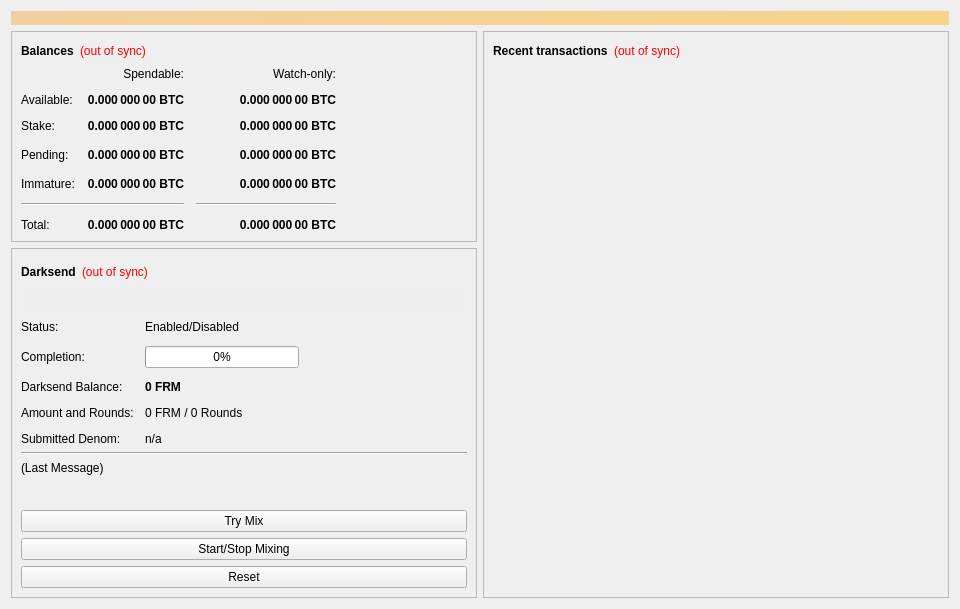
<?xml version="1.0" encoding="UTF-8"?>
<ui version="4.0">
 <class>OverviewPage</class>
 <widget class="QWidget" name="OverviewPage">
  <property name="geometry">
   <rect>
    <x>0</x>
    <y>0</y>
    <width>960</width>
    <height>594</height>
   </rect>
  </property>
  <property name="minimumSize">
   <size>
    <width>960</width>
    <height>0</height>
   </size>
  </property>
  <property name="windowTitle">
   <string>Form</string>
  </property>
  <layout class="QVBoxLayout" name="topLayout">
   <item>
    <widget class="QLabel" name="labelAlerts">
     <property name="visible">
      <bool>false</bool>
     </property>
     <property name="styleSheet">
      <string notr="true">background-color: qlineargradient(x1: 0, y1: 0, x2: 1, y2: 0, stop:0 #F0D0A0, stop:1 #F8D488); color:#000000;</string>
     </property>
     <property name="wordWrap">
      <bool>true</bool>
     </property>
     <property name="margin">
      <number>3</number>
     </property>
    </widget>
   </item>
   <item>
    <layout class="QHBoxLayout" name="horizontalLayout" stretch="1,1">
     <item>
      <layout class="QVBoxLayout" name="verticalLayout_2">
       <item>
        <widget class="QFrame" name="frame">
         <property name="frameShape">
          <enum>QFrame::StyledPanel</enum>
         </property>
         <property name="frameShadow">
          <enum>QFrame::Raised</enum>
         </property>
         <layout class="QVBoxLayout" name="verticalLayout_4">
          <item>
           <layout class="QHBoxLayout" name="horizontalLayout_4">
            <item>
             <widget class="QLabel" name="label_5">
              <property name="font">
               <font>
                <weight>75</weight>
                <bold>true</bold>
               </font>
              </property>
              <property name="text">
               <string>Balances</string>
              </property>
             </widget>
            </item>
            <item>
             <widget class="QLabel" name="labelWalletStatus">
              <property name="cursor">
               <cursorShape>WhatsThisCursor</cursorShape>
              </property>
              <property name="toolTip">
               <string>The displayed information may be out of date. Your wallet automatically synchronizes with the FerrumCoin network after a connection is established, but this process has not completed yet.</string>
              </property>
              <property name="styleSheet">
               <string notr="true">QLabel { color: red; }</string>
              </property>
              <property name="text">
               <string notr="true">(out of sync)</string>
              </property>
              <property name="alignment">
               <set>Qt::AlignLeading|Qt::AlignLeft|Qt::AlignVCenter</set>
              </property>
             </widget>
            </item>
            <item>
             <spacer name="horizontalSpacer_3">
              <property name="orientation">
               <enum>Qt::Horizontal</enum>
              </property>
              <property name="sizeHint" stdset="0">
               <size>
                <width>40</width>
                <height>20</height>
               </size>
              </property>
             </spacer>
            </item>
           </layout>
          </item>
          <item>
           <layout class="QGridLayout" name="gridLayout">
            <property name="spacing">
             <number>12</number>
            </property>
            <item row="3" column="2">
             <widget class="QLabel" name="labelWatchPending">
              <property name="font">
               <font>
                <weight>75</weight>
                <bold>true</bold>
               </font>
              </property>
              <property name="cursor">
               <cursorShape>IBeamCursor</cursorShape>
              </property>
              <property name="toolTip">
               <string>Unconfirmed transactions to watch-only addresses</string>
              </property>
              <property name="text">
               <string notr="true">0.000 000 00 BTC</string>
              </property>
              <property name="alignment">
               <set>Qt::AlignRight|Qt::AlignTrailing|Qt::AlignVCenter</set>
              </property>
              <property name="textInteractionFlags">
               <set>Qt::LinksAccessibleByMouse|Qt::TextSelectableByKeyboard|Qt::TextSelectableByMouse</set>
              </property>
             </widget>
            </item>
            <item row="3" column="1">
             <widget class="QLabel" name="labelUnconfirmed">
              <property name="font">
               <font>
                <weight>75</weight>
                <bold>true</bold>
               </font>
              </property>
              <property name="cursor">
               <cursorShape>IBeamCursor</cursorShape>
              </property>
              <property name="toolTip">
               <string>Total of transactions that have yet to be confirmed, and do not yet count toward the spendable balance</string>
              </property>
              <property name="text">
               <string notr="true">0.000 000 00 BTC</string>
              </property>
              <property name="alignment">
               <set>Qt::AlignRight|Qt::AlignTrailing|Qt::AlignVCenter</set>
              </property>
              <property name="textInteractionFlags">
               <set>Qt::LinksAccessibleByMouse|Qt::TextSelectableByKeyboard|Qt::TextSelectableByMouse</set>
              </property>
             </widget>
            </item>
            <item row="4" column="2">
             <widget class="QLabel" name="labelWatchImmature">
              <property name="font">
               <font>
                <weight>75</weight>
                <bold>true</bold>
               </font>
              </property>
              <property name="cursor">
               <cursorShape>IBeamCursor</cursorShape>
              </property>
              <property name="toolTip">
               <string>Mined balance in watch-only addresses that has not yet matured</string>
              </property>
              <property name="text">
               <string notr="true">0.000 000 00 BTC</string>
              </property>
              <property name="alignment">
               <set>Qt::AlignRight|Qt::AlignTrailing|Qt::AlignVCenter</set>
              </property>
              <property name="textInteractionFlags">
               <set>Qt::LinksAccessibleByMouse|Qt::TextSelectableByKeyboard|Qt::TextSelectableByMouse</set>
              </property>
             </widget>
            </item>
            <item row="5" column="0" colspan="2">
             <widget class="Line" name="lineSpendableBalance">
              <property name="orientation">
               <enum>Qt::Horizontal</enum>
              </property>
             </widget>
            </item>
            <item row="5" column="2">
             <widget class="Line" name="lineWatchBalance">
              <property name="sizePolicy">
               <sizepolicy hsizetype="Preferred" vsizetype="Fixed">
                <horstretch>0</horstretch>
                <verstretch>0</verstretch>
               </sizepolicy>
              </property>
              <property name="minimumSize">
               <size>
                <width>140</width>
                <height>0</height>
               </size>
              </property>
              <property name="orientation">
               <enum>Qt::Horizontal</enum>
              </property>
             </widget>
            </item>
            <item row="6" column="0">
             <widget class="QLabel" name="labelTotalText">
              <property name="text">
               <string>Total:</string>
              </property>
             </widget>
            </item>
            <item row="4" column="1">
             <widget class="QLabel" name="labelImmature">
              <property name="font">
               <font>
                <weight>75</weight>
                <bold>true</bold>
               </font>
              </property>
              <property name="cursor">
               <cursorShape>IBeamCursor</cursorShape>
              </property>
              <property name="toolTip">
               <string>Mined balance that has not yet matured</string>
              </property>
              <property name="text">
               <string notr="true">0.000 000 00 BTC</string>
              </property>
              <property name="alignment">
               <set>Qt::AlignRight|Qt::AlignTrailing|Qt::AlignVCenter</set>
              </property>
              <property name="textInteractionFlags">
               <set>Qt::LinksAccessibleByMouse|Qt::TextSelectableByKeyboard|Qt::TextSelectableByMouse</set>
              </property>
             </widget>
            </item>
            <item row="3" column="3">
             <spacer name="horizontalSpacer_2">
              <property name="orientation">
               <enum>Qt::Horizontal</enum>
              </property>
              <property name="sizeHint" stdset="0">
               <size>
                <width>40</width>
                <height>20</height>
               </size>
              </property>
             </spacer>
            </item>
            <item row="4" column="0">
             <widget class="QLabel" name="labelImmatureText">
              <property name="text">
               <string>Immature:</string>
              </property>
             </widget>
            </item>
            <item row="6" column="1">
             <widget class="QLabel" name="labelTotal">
              <property name="font">
               <font>
                <weight>75</weight>
                <bold>true</bold>
               </font>
              </property>
              <property name="cursor">
               <cursorShape>IBeamCursor</cursorShape>
              </property>
              <property name="toolTip">
               <string>Your current total balance</string>
              </property>
              <property name="text">
               <string notr="true">0.000 000 00 BTC</string>
              </property>
              <property name="alignment">
               <set>Qt::AlignRight|Qt::AlignTrailing|Qt::AlignVCenter</set>
              </property>
              <property name="textInteractionFlags">
               <set>Qt::LinksAccessibleByMouse|Qt::TextSelectableByKeyboard|Qt::TextSelectableByMouse</set>
              </property>
             </widget>
            </item>
            <item row="6" column="2">
             <widget class="QLabel" name="labelWatchTotal">
              <property name="font">
               <font>
                <weight>75</weight>
                <bold>true</bold>
               </font>
              </property>
              <property name="cursor">
               <cursorShape>IBeamCursor</cursorShape>
              </property>
              <property name="toolTip">
               <string>Current total balance in watch-only addresses</string>
              </property>
              <property name="text">
               <string notr="true">0.000 000 00 BTC</string>
              </property>
              <property name="alignment">
               <set>Qt::AlignRight|Qt::AlignTrailing|Qt::AlignVCenter</set>
              </property>
              <property name="textInteractionFlags">
               <set>Qt::LinksAccessibleByMouse|Qt::TextSelectableByKeyboard|Qt::TextSelectableByMouse</set>
              </property>
             </widget>
            </item>
            <item row="0" column="2">
             <widget class="QLabel" name="labelWatchonly">
              <property name="text">
               <string>Watch-only:</string>
              </property>
              <property name="alignment">
               <set>Qt::AlignRight|Qt::AlignTrailing|Qt::AlignVCenter</set>
              </property>
             </widget>
            </item>
            <item row="1" column="0">
             <widget class="QLabel" name="labelBalanceText">
              <property name="text">
               <string>Available:</string>
              </property>
             </widget>
            </item>
            <item row="1" column="1">
             <widget class="QLabel" name="labelBalance">
              <property name="font">
               <font>
                <weight>75</weight>
                <bold>true</bold>
               </font>
              </property>
              <property name="cursor">
               <cursorShape>IBeamCursor</cursorShape>
              </property>
              <property name="toolTip">
               <string>Your current spendable balance</string>
              </property>
              <property name="text">
               <string notr="true">0.000 000 00 BTC</string>
              </property>
              <property name="alignment">
               <set>Qt::AlignRight|Qt::AlignTrailing|Qt::AlignVCenter</set>
              </property>
              <property name="textInteractionFlags">
               <set>Qt::LinksAccessibleByMouse|Qt::TextSelectableByKeyboard|Qt::TextSelectableByMouse</set>
              </property>
             </widget>
            </item>
            <item row="2" column="0">
             <widget class="QLabel" name="label_10">
              <property name="text">
               <string>Stake:</string>
              </property>
             </widget>
            </item>
            <item row="2" column="1">
             <widget class="QLabel" name="labelStake">
              <property name="font">
               <font>
                <weight>75</weight>
                <bold>true</bold>
               </font>
              </property>
              <property name="cursor">
               <cursorShape>IBeamCursor</cursorShape>
              </property>
              <property name="toolTip">
               <string>Total of coins that was staked, and do not yet count toward the current balance</string>
              </property>
              <property name="text">
               <string notr="true">0.000 000 00 BTC</string>
              </property>
              <property name="alignment">
               <set>Qt::AlignRight|Qt::AlignTrailing|Qt::AlignVCenter</set>
              </property>
              <property name="textInteractionFlags">
               <set>Qt::LinksAccessibleByMouse|Qt::TextSelectableByKeyboard|Qt::TextSelectableByMouse</set>
              </property>
             </widget>
            </item>
            <item row="2" column="2">
             <widget class="QLabel" name="labelWatchStake">
              <property name="font">
               <font>
                <weight>75</weight>
                <bold>true</bold>
               </font>
              </property>
              <property name="cursor">
               <cursorShape>IBeamCursor</cursorShape>
              </property>
              <property name="toolTip">
               <string>Total of coins that was staked in watch-only addresses, and do not yet count toward the current watch-only balance</string>
              </property>
              <property name="text">
               <string notr="true">0.000 000 00 BTC</string>
              </property>
              <property name="alignment">
               <set>Qt::AlignRight|Qt::AlignTrailing|Qt::AlignVCenter</set>
              </property>
              <property name="textInteractionFlags">
               <set>Qt::LinksAccessibleByMouse|Qt::TextSelectableByKeyboard|Qt::TextSelectableByMouse</set>
              </property>
             </widget>
            </item>
            <item row="1" column="2">
             <widget class="QLabel" name="labelWatchAvailable">
              <property name="font">
               <font>
                <weight>75</weight>
                <bold>true</bold>
               </font>
              </property>
              <property name="cursor">
               <cursorShape>IBeamCursor</cursorShape>
              </property>
              <property name="toolTip">
               <string>Your current balance in watch-only addresses</string>
              </property>
              <property name="text">
               <string notr="true">0.000 000 00 BTC</string>
              </property>
              <property name="alignment">
               <set>Qt::AlignRight|Qt::AlignTrailing|Qt::AlignVCenter</set>
              </property>
              <property name="textInteractionFlags">
               <set>Qt::LinksAccessibleByMouse|Qt::TextSelectableByKeyboard|Qt::TextSelectableByMouse</set>
              </property>
             </widget>
            </item>
            <item row="3" column="0">
             <widget class="QLabel" name="labelPendingText">
              <property name="text">
               <string>Pending:</string>
              </property>
             </widget>
            </item>
            <item row="0" column="1">
             <widget class="QLabel" name="labelSpendable">
              <property name="text">
               <string>Spendable:</string>
              </property>
              <property name="alignment">
               <set>Qt::AlignRight|Qt::AlignTrailing|Qt::AlignVCenter</set>
              </property>
             </widget>
            </item>
           </layout>
          </item>
         </layout>
        </widget>
       </item>
       <item>
        <widget class="QFrame" name="frameDarksend">
         <property name="sizePolicy">
          <sizepolicy hsizetype="Expanding" vsizetype="Expanding">
           <horstretch>0</horstretch>
           <verstretch>0</verstretch>
          </sizepolicy>
         </property>
         <property name="minimumSize">
          <size>
           <width>0</width>
           <height>350</height>
          </size>
         </property>
         <property name="layoutDirection">
          <enum>Qt::LeftToRight</enum>
         </property>
         <property name="frameShape">
          <enum>QFrame::StyledPanel</enum>
         </property>
         <property name="frameShadow">
          <enum>QFrame::Raised</enum>
         </property>
         <layout class="QVBoxLayout" name="verticalLayout_5">
          <item>
           <layout class="QHBoxLayout" name="horizontalLayout_5">
            <item>
             <widget class="QLabel" name="label_2">
              <property name="font">
               <font>
                <weight>75</weight>
                <bold>true</bold>
               </font>
              </property>
              <property name="text">
               <string>Darksend</string>
              </property>
             </widget>
            </item>
            <item>
             <widget class="QLabel" name="labelDarksendSyncStatus">
              <property name="toolTip">
               <string>The displayed information may be out of date. Your wallet automatically synchronizes with the FerrumCoin network after a connection is established, but this process has not completed yet.</string>
              </property>
              <property name="styleSheet">
               <string notr="true">QLabel { color: red; }</string>
              </property>
              <property name="text">
               <string notr="true">(out of sync)</string>
              </property>
              <property name="alignment">
               <set>Qt::AlignLeading|Qt::AlignLeft|Qt::AlignVCenter</set>
              </property>
             </widget>
            </item>
            <item>
             <spacer name="horizontalSpacer_4">
              <property name="orientation">
               <enum>Qt::Horizontal</enum>
              </property>
              <property name="sizeHint" stdset="0">
               <size>
                <width>40</width>
                <height>20</height>
               </size>
              </property>
             </spacer>
            </item>
           </layout>
          </item>
          <item>
           <widget class="QPushButton" name="runAutoDenom">
            <property name="palette">
             <palette>
              <active>
               <colorrole role="WindowText">
                <brush brushstyle="SolidPattern">
                 <color alpha="255">
                  <red>0</red>
                  <green>0</green>
                  <blue>0</blue>
                 </color>
                </brush>
               </colorrole>
               <colorrole role="Button">
                <brush brushstyle="SolidPattern">
                 <color alpha="255">
                  <red>239</red>
                  <green>238</green>
                  <blue>238</blue>
                 </color>
                </brush>
               </colorrole>
               <colorrole role="Light">
                <brush brushstyle="SolidPattern">
                 <color alpha="255">
                  <red>255</red>
                  <green>255</green>
                  <blue>255</blue>
                 </color>
                </brush>
               </colorrole>
               <colorrole role="Midlight">
                <brush brushstyle="SolidPattern">
                 <color alpha="255">
                  <red>247</red>
                  <green>246</green>
                  <blue>246</blue>
                 </color>
                </brush>
               </colorrole>
               <colorrole role="Dark">
                <brush brushstyle="SolidPattern">
                 <color alpha="255">
                  <red>119</red>
                  <green>119</green>
                  <blue>119</blue>
                 </color>
                </brush>
               </colorrole>
               <colorrole role="Mid">
                <brush brushstyle="SolidPattern">
                 <color alpha="255">
                  <red>159</red>
                  <green>159</green>
                  <blue>159</blue>
                 </color>
                </brush>
               </colorrole>
               <colorrole role="Text">
                <brush brushstyle="SolidPattern">
                 <color alpha="255">
                  <red>0</red>
                  <green>0</green>
                  <blue>0</blue>
                 </color>
                </brush>
               </colorrole>
               <colorrole role="BrightText">
                <brush brushstyle="SolidPattern">
                 <color alpha="255">
                  <red>255</red>
                  <green>255</green>
                  <blue>255</blue>
                 </color>
                </brush>
               </colorrole>
               <colorrole role="ButtonText">
                <brush brushstyle="SolidPattern">
                 <color alpha="255">
                  <red>0</red>
                  <green>0</green>
                  <blue>0</blue>
                 </color>
                </brush>
               </colorrole>
               <colorrole role="Base">
                <brush brushstyle="SolidPattern">
                 <color alpha="255">
                  <red>255</red>
                  <green>255</green>
                  <blue>255</blue>
                 </color>
                </brush>
               </colorrole>
               <colorrole role="Window">
                <brush brushstyle="SolidPattern">
                 <color alpha="255">
                  <red>239</red>
                  <green>238</green>
                  <blue>238</blue>
                 </color>
                </brush>
               </colorrole>
               <colorrole role="Shadow">
                <brush brushstyle="SolidPattern">
                 <color alpha="255">
                  <red>0</red>
                  <green>0</green>
                  <blue>0</blue>
                 </color>
                </brush>
               </colorrole>
               <colorrole role="AlternateBase">
                <brush brushstyle="SolidPattern">
                 <color alpha="255">
                  <red>247</red>
                  <green>246</green>
                  <blue>246</blue>
                 </color>
                </brush>
               </colorrole>
               <colorrole role="ToolTipBase">
                <brush brushstyle="SolidPattern">
                 <color alpha="255">
                  <red>255</red>
                  <green>255</green>
                  <blue>220</blue>
                 </color>
                </brush>
               </colorrole>
               <colorrole role="ToolTipText">
                <brush brushstyle="SolidPattern">
                 <color alpha="255">
                  <red>0</red>
                  <green>0</green>
                  <blue>0</blue>
                 </color>
                </brush>
               </colorrole>
              </active>
              <inactive>
               <colorrole role="WindowText">
                <brush brushstyle="SolidPattern">
                 <color alpha="255">
                  <red>0</red>
                  <green>0</green>
                  <blue>0</blue>
                 </color>
                </brush>
               </colorrole>
               <colorrole role="Button">
                <brush brushstyle="SolidPattern">
                 <color alpha="255">
                  <red>239</red>
                  <green>238</green>
                  <blue>238</blue>
                 </color>
                </brush>
               </colorrole>
               <colorrole role="Light">
                <brush brushstyle="SolidPattern">
                 <color alpha="255">
                  <red>255</red>
                  <green>255</green>
                  <blue>255</blue>
                 </color>
                </brush>
               </colorrole>
               <colorrole role="Midlight">
                <brush brushstyle="SolidPattern">
                 <color alpha="255">
                  <red>247</red>
                  <green>246</green>
                  <blue>246</blue>
                 </color>
                </brush>
               </colorrole>
               <colorrole role="Dark">
                <brush brushstyle="SolidPattern">
                 <color alpha="255">
                  <red>119</red>
                  <green>119</green>
                  <blue>119</blue>
                 </color>
                </brush>
               </colorrole>
               <colorrole role="Mid">
                <brush brushstyle="SolidPattern">
                 <color alpha="255">
                  <red>159</red>
                  <green>159</green>
                  <blue>159</blue>
                 </color>
                </brush>
               </colorrole>
               <colorrole role="Text">
                <brush brushstyle="SolidPattern">
                 <color alpha="255">
                  <red>0</red>
                  <green>0</green>
                  <blue>0</blue>
                 </color>
                </brush>
               </colorrole>
               <colorrole role="BrightText">
                <brush brushstyle="SolidPattern">
                 <color alpha="255">
                  <red>255</red>
                  <green>255</green>
                  <blue>255</blue>
                 </color>
                </brush>
               </colorrole>
               <colorrole role="ButtonText">
                <brush brushstyle="SolidPattern">
                 <color alpha="255">
                  <red>0</red>
                  <green>0</green>
                  <blue>0</blue>
                 </color>
                </brush>
               </colorrole>
               <colorrole role="Base">
                <brush brushstyle="SolidPattern">
                 <color alpha="255">
                  <red>255</red>
                  <green>255</green>
                  <blue>255</blue>
                 </color>
                </brush>
               </colorrole>
               <colorrole role="Window">
                <brush brushstyle="SolidPattern">
                 <color alpha="255">
                  <red>239</red>
                  <green>238</green>
                  <blue>238</blue>
                 </color>
                </brush>
               </colorrole>
               <colorrole role="Shadow">
                <brush brushstyle="SolidPattern">
                 <color alpha="255">
                  <red>0</red>
                  <green>0</green>
                  <blue>0</blue>
                 </color>
                </brush>
               </colorrole>
               <colorrole role="AlternateBase">
                <brush brushstyle="SolidPattern">
                 <color alpha="255">
                  <red>247</red>
                  <green>246</green>
                  <blue>246</blue>
                 </color>
                </brush>
               </colorrole>
               <colorrole role="ToolTipBase">
                <brush brushstyle="SolidPattern">
                 <color alpha="255">
                  <red>255</red>
                  <green>255</green>
                  <blue>220</blue>
                 </color>
                </brush>
               </colorrole>
               <colorrole role="ToolTipText">
                <brush brushstyle="SolidPattern">
                 <color alpha="255">
                  <red>0</red>
                  <green>0</green>
                  <blue>0</blue>
                 </color>
                </brush>
               </colorrole>
              </inactive>
              <disabled>
               <colorrole role="WindowText">
                <brush brushstyle="SolidPattern">
                 <color alpha="255">
                  <red>119</red>
                  <green>119</green>
                  <blue>119</blue>
                 </color>
                </brush>
               </colorrole>
               <colorrole role="Button">
                <brush brushstyle="SolidPattern">
                 <color alpha="255">
                  <red>239</red>
                  <green>238</green>
                  <blue>238</blue>
                 </color>
                </brush>
               </colorrole>
               <colorrole role="Light">
                <brush brushstyle="SolidPattern">
                 <color alpha="255">
                  <red>255</red>
                  <green>255</green>
                  <blue>255</blue>
                 </color>
                </brush>
               </colorrole>
               <colorrole role="Midlight">
                <brush brushstyle="SolidPattern">
                 <color alpha="255">
                  <red>247</red>
                  <green>246</green>
                  <blue>246</blue>
                 </color>
                </brush>
               </colorrole>
               <colorrole role="Dark">
                <brush brushstyle="SolidPattern">
                 <color alpha="255">
                  <red>119</red>
                  <green>119</green>
                  <blue>119</blue>
                 </color>
                </brush>
               </colorrole>
               <colorrole role="Mid">
                <brush brushstyle="SolidPattern">
                 <color alpha="255">
                  <red>159</red>
                  <green>159</green>
                  <blue>159</blue>
                 </color>
                </brush>
               </colorrole>
               <colorrole role="Text">
                <brush brushstyle="SolidPattern">
                 <color alpha="255">
                  <red>119</red>
                  <green>119</green>
                  <blue>119</blue>
                 </color>
                </brush>
               </colorrole>
               <colorrole role="BrightText">
                <brush brushstyle="SolidPattern">
                 <color alpha="255">
                  <red>255</red>
                  <green>255</green>
                  <blue>255</blue>
                 </color>
                </brush>
               </colorrole>
               <colorrole role="ButtonText">
                <brush brushstyle="SolidPattern">
                 <color alpha="255">
                  <red>119</red>
                  <green>119</green>
                  <blue>119</blue>
                 </color>
                </brush>
               </colorrole>
               <colorrole role="Base">
                <brush brushstyle="SolidPattern">
                 <color alpha="255">
                  <red>239</red>
                  <green>238</green>
                  <blue>238</blue>
                 </color>
                </brush>
               </colorrole>
               <colorrole role="Window">
                <brush brushstyle="SolidPattern">
                 <color alpha="255">
                  <red>239</red>
                  <green>238</green>
                  <blue>238</blue>
                 </color>
                </brush>
               </colorrole>
               <colorrole role="Shadow">
                <brush brushstyle="SolidPattern">
                 <color alpha="255">
                  <red>0</red>
                  <green>0</green>
                  <blue>0</blue>
                 </color>
                </brush>
               </colorrole>
               <colorrole role="AlternateBase">
                <brush brushstyle="SolidPattern">
                 <color alpha="255">
                  <red>239</red>
                  <green>238</green>
                  <blue>238</blue>
                 </color>
                </brush>
               </colorrole>
               <colorrole role="ToolTipBase">
                <brush brushstyle="SolidPattern">
                 <color alpha="255">
                  <red>255</red>
                  <green>255</green>
                  <blue>220</blue>
                 </color>
                </brush>
               </colorrole>
               <colorrole role="ToolTipText">
                <brush brushstyle="SolidPattern">
                 <color alpha="255">
                  <red>0</red>
                  <green>0</green>
                  <blue>0</blue>
                 </color>
                </brush>
               </colorrole>
              </disabled>
             </palette>
            </property>
            <property name="focusPolicy">
             <enum>Qt::NoFocus</enum>
            </property>
            <property name="autoFillBackground">
             <bool>true</bool>
            </property>
            <property name="text">
             <string/>
            </property>
            <property name="flat">
             <bool>true</bool>
            </property>
           </widget>
          </item>
          <item>
           <layout class="QFormLayout" name="formLayout">
            <property name="fieldGrowthPolicy">
             <enum>QFormLayout::AllNonFixedFieldsGrow</enum>
            </property>
            <property name="horizontalSpacing">
             <number>11</number>
            </property>
            <property name="verticalSpacing">
             <number>12</number>
            </property>
            <item row="0" column="0">
             <widget class="QLabel" name="label_6">
              <property name="text">
               <string>Status:</string>
              </property>
             </widget>
            </item>
            <item row="1" column="0">
             <widget class="QLabel" name="label_7">
              <property name="text">
               <string>Completion:</string>
              </property>
             </widget>
            </item>
            <item row="1" column="1">
             <widget class="QProgressBar" name="darksendProgress">
              <property name="maximumSize">
               <size>
                <width>154</width>
                <height>16777215</height>
               </size>
              </property>
              <property name="value">
               <number>0</number>
              </property>
             </widget>
            </item>
            <item row="3" column="0">
             <widget class="QLabel" name="labelAnonymizedText">
              <property name="text">
               <string>Darksend Balance:</string>
              </property>
             </widget>
            </item>
            <item row="3" column="1">
             <widget class="QLabel" name="labelAnonymized">
              <property name="font">
               <font>
                <weight>75</weight>
                <bold>true</bold>
               </font>
              </property>
              <property name="text">
               <string notr="true">0 FRM</string>
              </property>
             </widget>
            </item>
            <item row="4" column="0">
             <widget class="QLabel" name="label_8">
              <property name="text">
               <string>Amount and Rounds:</string>
              </property>
             </widget>
            </item>
            <item row="4" column="1">
             <widget class="QLabel" name="labelAmountRounds">
              <property name="text">
               <string>0 FRM / 0 Rounds</string>
              </property>
             </widget>
            </item>
            <item row="5" column="0">
             <widget class="QLabel" name="label_9">
              <property name="text">
               <string>Submitted Denom:</string>
              </property>
             </widget>
            </item>
            <item row="5" column="1">
             <widget class="QLabel" name="labelSubmittedDenom">
              <property name="toolTip">
               <string>The denominations you submitted to the Masternode.&lt;br&gt;To mix, other users must submit the exact same denominations.</string>
              </property>
              <property name="text">
               <string>n/a</string>
              </property>
             </widget>
            </item>
            <item row="0" column="1">
             <widget class="QLabel" name="darksendEnabled">
              <property name="text">
               <string>Enabled/Disabled</string>
              </property>
             </widget>
            </item>
           </layout>
          </item>
          <item>
           <widget class="Line" name="lineLastMessage">
            <property name="orientation">
             <enum>Qt::Horizontal</enum>
            </property>
           </widget>
          </item>
          <item>
           <widget class="QLabel" name="darksendStatus">
            <property name="minimumSize">
             <size>
              <width>288</width>
              <height>43</height>
             </size>
            </property>
            <property name="text">
             <string>(Last Message)</string>
            </property>
            <property name="alignment">
             <set>Qt::AlignLeading|Qt::AlignLeft|Qt::AlignTop</set>
            </property>
            <property name="wordWrap">
             <bool>true</bool>
            </property>
           </widget>
          </item>
          <item>
           <widget class="QPushButton" name="darksendAuto">
            <property name="sizePolicy">
             <sizepolicy hsizetype="MinimumExpanding" vsizetype="Fixed">
              <horstretch>0</horstretch>
              <verstretch>0</verstretch>
             </sizepolicy>
            </property>
            <property name="toolTip">
             <string>Try to manually submit a Darksend request.</string>
            </property>
            <property name="text">
             <string>Try Mix</string>
            </property>
           </widget>
          </item>
          <item>
           <widget class="QPushButton" name="toggleDarksend">
            <property name="sizePolicy">
             <sizepolicy hsizetype="MinimumExpanding" vsizetype="Fixed">
              <horstretch>0</horstretch>
              <verstretch>0</verstretch>
             </sizepolicy>
            </property>
            <property name="text">
             <string>Start/Stop Mixing</string>
            </property>
           </widget>
          </item>
          <item>
           <widget class="QPushButton" name="darksendReset">
            <property name="sizePolicy">
             <sizepolicy hsizetype="MinimumExpanding" vsizetype="Fixed">
              <horstretch>0</horstretch>
              <verstretch>0</verstretch>
             </sizepolicy>
            </property>
            <property name="toolTip">
             <string>Reset the current status of Darksend (can interrupt Darksend if it's in the process of Mixing, which can cost you money!)</string>
            </property>
            <property name="autoFillBackground">
             <bool>false</bool>
            </property>
            <property name="text">
             <string>Reset</string>
            </property>
           </widget>
          </item>
         </layout>
        </widget>
       </item>
       <item>
        <spacer name="verticalSpacer">
         <property name="orientation">
          <enum>Qt::Vertical</enum>
         </property>
         <property name="sizeHint" stdset="0">
          <size>
           <width>20</width>
           <height>40</height>
          </size>
         </property>
        </spacer>
       </item>
      </layout>
     </item>
     <item>
      <layout class="QVBoxLayout" name="verticalLayout_3">
       <item>
        <widget class="QFrame" name="frame_2">
         <property name="frameShape">
          <enum>QFrame::StyledPanel</enum>
         </property>
         <property name="frameShadow">
          <enum>QFrame::Raised</enum>
         </property>
         <layout class="QVBoxLayout" name="verticalLayout">
          <item>
           <layout class="QHBoxLayout" name="horizontalLayout_2">
            <item>
             <widget class="QLabel" name="label_4">
              <property name="font">
               <font>
                <weight>75</weight>
                <bold>true</bold>
               </font>
              </property>
              <property name="text">
               <string>Recent transactions</string>
              </property>
             </widget>
            </item>
            <item>
             <widget class="QLabel" name="labelTransactionsStatus">
              <property name="cursor">
               <cursorShape>WhatsThisCursor</cursorShape>
              </property>
              <property name="toolTip">
               <string>The displayed information may be out of date. Your wallet automatically synchronizes with the FerrumCoin network after a connection is established, but this process has not completed yet.</string>
              </property>
              <property name="styleSheet">
               <string notr="true">QLabel { color: red; }</string>
              </property>
              <property name="text">
               <string notr="true">(out of sync)</string>
              </property>
              <property name="alignment">
               <set>Qt::AlignRight|Qt::AlignTrailing|Qt::AlignVCenter</set>
              </property>
             </widget>
            </item>
            <item>
             <spacer name="horizontalSpacer">
              <property name="orientation">
               <enum>Qt::Horizontal</enum>
              </property>
              <property name="sizeHint" stdset="0">
               <size>
                <width>40</width>
                <height>20</height>
               </size>
              </property>
             </spacer>
            </item>
           </layout>
          </item>
          <item>
           <widget class="QListView" name="listTransactions">
            <property name="styleSheet">
             <string notr="true">QListView { background: transparent; }</string>
            </property>
            <property name="frameShape">
             <enum>QFrame::NoFrame</enum>
            </property>
            <property name="verticalScrollBarPolicy">
             <enum>Qt::ScrollBarAlwaysOff</enum>
            </property>
            <property name="horizontalScrollBarPolicy">
             <enum>Qt::ScrollBarAlwaysOff</enum>
            </property>
            <property name="selectionMode">
             <enum>QAbstractItemView::NoSelection</enum>
            </property>
           </widget>
          </item>
         </layout>
        </widget>
       </item>
      </layout>
     </item>
    </layout>
   </item>
  </layout>
 </widget>
 <resources/>
 <connections/>
</ui>
